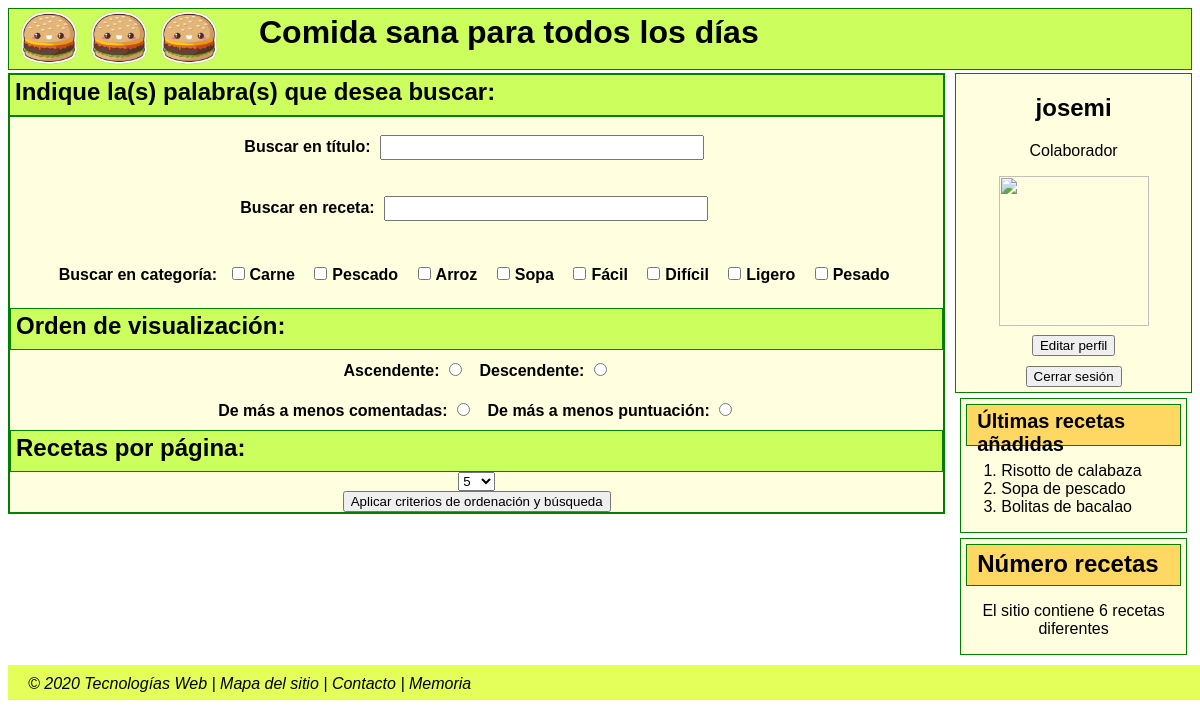
The app's page /busqueda.php (signed in) with its own data.
### tables this page shows
CREATE TABLE `recetas` (
  `titulo` varchar(100) NOT NULL,
  `autor` varchar(50) DEFAULT NULL,
  `categoria` varchar(50) DEFAULT NULL,
  `descripcion` text,
  `ingredientes` text,
  `preparacion` text,
  `imagen` mediumblob,
  `id` int(11) NOT NULL AUTO_INCREMENT,
  PRIMARY KEY (`id`)
);

### aside.php (the view, shortened to what this page needs)
<?php
include_once "creacionHTML.php";
$ultima1 = "";
$ultima2 = "";
$ultima3 = "";
$numRecetas = 0;
echo <<< HTML
<aside>
HTML;
$db = mysqli_connect(DB_HOST, DB_USER, DB_PASSWORD, DB_DATABASE);
mysqli_set_charset($db, "utf8");
  if(isset($_SESSION['usuario']))
{
		$email_mod = $_SESSION['email'];
    $foto = base64_encode($_SESSION['foto']);
    echo <<< HTML
    <div class="formulario">
        <h2>{$_SESSION["nombre"]}</h2>
				<p>{$_SESSION["tipo"]}</p>
        <img width="150" height="150"/>
				<div class="user"><form action="gestion.php" method='POST'>
						<input type="hidden" name="email_modificar" value="{$email_mod}"/>
            <input type="hidden" name="usuario" value="modificarUsuario"/>
            <input type="submit" name="editarUsuario" value="Editar perfil"/>
        </form></div>
        <div class="user"><form action="index.php" method='POST'>
          <input type="hidden" name="logout" value="Logout"/>
          <input type="submit" name="Cerrar" value="Cerrar sesión"/>
        </form></div>
      </div>
HTML;
}
$query = mysqli_query($db, "SELECT titulo FROM recetas ORDER BY id DESC");
if(!empty($query) && mysqli_num_rows($query)>0)
{
    while($ultima3 == "")
    {
        $data = mysqli_fetch_array($query);
        if($ultima1 == "")
            $ultima1 = $data['titulo'];
        elseif($ultima2 == "" && $data['titulo'] != $ultima1){
          if(mysqli_num_rows($query)>1){
            $ultima2 = $data['titulo'];
          }
          else {
            $ultima2 = "-";
          }
        }
        elseif($ultima3 == "" && $data['titulo'] != $ultima1 && $data['titulo'] != $ultima2)
        if(mysqli_num_rows($query)>2){
            $ultima3 = $data['titulo'];
        }
        else{
          $ultima3 = "-";
        }
    }
}
if($query)
{
  $numRecetas=mysqli_num_rows($query);
}
echo <<< HTML
  <div class="valoradas">
    <div class="titValoradas">
      <h2>Últimas recetas añadidas</h2>
    </div>
    <ol>
      <li>$ultima1</li>
      <li>$ultima2</li>
      <li>$ultima3</li>
    </ol>
  </div>
  <div class="numrecetas">
    <div class="titRecetas">
      <h2>Número recetas</h2>
    </div>
    <p>El sitio contiene $numRecetas recetas diferentes</p>
  </div>
</aside>
HTML;
?>

### style.css (style rules this page uses)
body { font-family: 'Source Sans Pro', sans-serif; }
header { color: black; border: 1px solid green; background-color: #CCFF5E; height: 60px; }
.burguer { float: left; margin: 0 0 0 0; padding-left: 10px; }
.titulo { float: left; margin: -16px 0 0 0; padding-left: 40px; }
.formulario { text-align: center; border: 1px solid green; background: lightyellow; }
aside { float: right; width: 20%; }
.user { padding: 5px; }
.valoradas { margin: 5px; color: black; border: 1px solid green; background: lightyellow; }
.titValoradas { font-size: smaller; color: black; height: 40px; padding-left: 10px; margin: 5px; border: 1px solid green; background: #FFD863; }
.titValoradas h2 { margin: 5px 0 0 0; text-align: left; }
.numrecetas { margin: 5px; color: black; border: 1px solid green; background: lightyellow; text-align: center; }
.titRecetas { color: black; height: 40px; padding-left: 10px; margin: 5px; border: 1px solid green; background: #FFD863; }
.titRecetas h2 { margin: 5px 0 0 0; text-align: left; }
footer { clear: both; float: left; bottom:0px; width: 100%; color: black; padding-left: 10px; background-color: #E4FF5A; height: 35px; margin-top: 5px; }
.texto { float: left; padding: 10px; }
footer a { color: black; font-style: italic; text-decoration: none; }

### style_adaptable.css (style rules this page uses)
body { font-family: 'Source Sans Pro', sans-serif; }
@media (min-width: 660px) { header { height: 60px; } }
header { color: black; border: 1px solid green; background-color: #CCFF5E; }
.burguer { margin: 0 0 0 0; padding-left: 10px; }
.titulo { margin: -5px 0 0 0; padding-left: 10px; height: 50px; font-size: small; }
aside { float: left; width: 100%; }
.user { margin: 10px 20px 10px 20px; display: flex; flex-direction: column; }
.valoradas { margin: 5px; color: black; border: 1px solid green; background: lightyellow; }
.titValoradas { font-size: smaller; color: black; height: 40px; padding-left: 10px; margin: 5px; border: 1px solid green; background: #FFD863; }
.titValoradas h2 { margin: 5px 0 0 0; text-align: left; }
.numrecetas { margin: 5px; color: black; border: 1px solid green; background: lightyellow; text-align: left; padding-left: 10px; }
.titRecetas { color: black; height: 40px; padding-left: 10px; margin: 5px 5px 0 -5px; border: 1px solid green; background: #FFD863; }
.titRecetas h2 { margin: 5px 0 0 0; text-align: left; }
footer { clear: both; color: black; background-color: #E4FF5A; }
footer .texto { float: left; padding: 10px; }
footer a { color: black; font-style: italic; text-decoration: none; }

### records on screen
recetas: titulo "Risotto de calabaza"
recetas: titulo "Sopa de pescado"
recetas: titulo "Bolitas de bacalao"

### other values on screen
$_SESSION["nombre"] "josemi"
$_SESSION["tipo"] "Colaborador"
$numRecetas "6"
